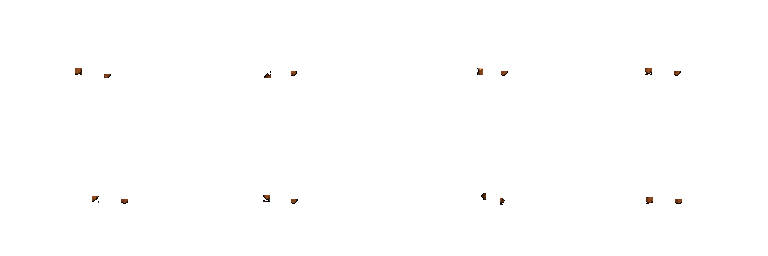
#> input picture art_source/archive/dual_cardinal_before_polish_2026_10_05/dual_twinsteel/run_hands.png, 768 x 256 px
$ python normalize_environment_art.py --forest-source ../art_source/archive/dual_cardinal_before_polish_2026_10_05/dual_twinsteel/run_hands.png --forest-output out.png --rootbound-source ../art_source/archive/dual_cardinal_before_polish_2026_10_05/dual_twinsteel --rootbound-output out.png --seal-source ../art_source/archive/dual_cardinal_before_polish_2026_10_05/dual_twinsteel/run_hands.png --seal-output out.png
#> lines starting #> are read from the running program, lines starting #| are printed output that depends on the picture
"""Normalize generated environment source art into Godot runtime assets.

The generated atlas boards are intentionally retained under art_source. This
script crops their 4x4 cells independently so source-board separators never
leak into the 64px runtime tiles. The arena seal is trimmed and fitted onto a
fixed transparent canvas while preserving its aspect ratio.
"""

from __future__ import annotations

import argparse
from pathlib import Path

from PIL import Image


ATLAS_GRID_SIZE = 4
RUNTIME_TILE_SIZE = 64


def normalize_atlas(source_path: Path, output_path: Path) -> None:
    source = Image.open(source_path).convert("RGBA")
#> source is the input picture: PIL image 768x256 RGBA; mean R, G, B, A 0.6, 0.5, 0.4, 0.7
    output = Image.new(
        "RGBA",
        (ATLAS_GRID_SIZE * RUNTIME_TILE_SIZE, ATLAS_GRID_SIZE * RUNTIME_TILE_SIZE),
    )
#> output: PIL image 256x256 RGBA; every value is 0

    for row in range(ATLAS_GRID_SIZE):
        for column in range(ATLAS_GRID_SIZE):
            left = round(column * source.width / ATLAS_GRID_SIZE)
            top = round(row * source.height / ATLAS_GRID_SIZE)
            right = round((column + 1) * source.width / ATLAS_GRID_SIZE)
            bottom = round((row + 1) * source.height / ATLAS_GRID_SIZE)

            cell_width = right - left
            cell_height = bottom - top
            # Generated boards may contain narrow dividers. Trimming 1.5% from
            # every cell edge removes them without losing the tile's identity.
            inset_x = max(2, round(cell_width * 0.015))
            inset_y = max(2, round(cell_height * 0.015))
            cell = source.crop(
                (left + inset_x, top + inset_y, right - inset_x, bottom - inset_y)
            )
            cell = cell.resize(
                (RUNTIME_TILE_SIZE, RUNTIME_TILE_SIZE), Image.Resampling.NEAREST
            )
            output.alpha_composite(
                cell, (column * RUNTIME_TILE_SIZE, row * RUNTIME_TILE_SIZE)
            )
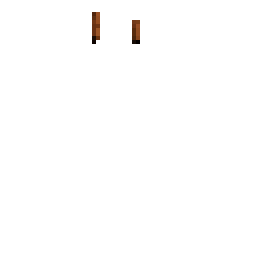
#> cell: PIL image 64x64 RGBA (shown 4 times larger); mean R, G, B, A 1, 0.7, 0.5, 1.7; transparent parts drawn white

    output_path.parent.mkdir(parents=True, exist_ok=True)
    output.save(output_path, optimize=True)


def normalize_prop(source_path: Path, output_path: Path) -> None:
    source = Image.open(source_path).convert("RGBA")
    alpha_bounds = source.getchannel("A").getbbox()
    if alpha_bounds is None:
        raise ValueError(f"No visible pixels found in {source_path}")

    cropped = source.crop(alpha_bounds)
    canvas_size = (384, 224)
    margin = 8
    scale = min(
        (canvas_size[0] - margin * 2) / cropped.width,
        (canvas_size[1] - margin * 2) / cropped.height,
    )
    fitted_size = (
        max(1, round(cropped.width * scale)),
        max(1, round(cropped.height * scale)),
    )
    fitted = cropped.resize(fitted_size, Image.Resampling.NEAREST)
    canvas = Image.new("RGBA", canvas_size)
    position = (
        (canvas_size[0] - fitted.width) // 2,
        canvas_size[1] - margin - fitted.height,
    )
    canvas.alpha_composite(fitted, position)

    output_path.parent.mkdir(parents=True, exist_ok=True)
    canvas.save(output_path, optimize=True)


def main() -> None:
    parser = argparse.ArgumentParser()
    parser.add_argument("--forest-source", type=Path, required=True)
    parser.add_argument("--forest-output", type=Path, required=True)
    parser.add_argument("--rootbound-source", type=Path, required=True)
    parser.add_argument("--rootbound-output", type=Path, required=True)
    parser.add_argument("--seal-source", type=Path, required=True)
    parser.add_argument("--seal-output", type=Path, required=True)
    args = parser.parse_args()

    normalize_atlas(args.forest_source, args.forest_output)
    normalize_atlas(args.rootbound_source, args.rootbound_output)
    normalize_prop(args.seal_source, args.seal_output)


if __name__ == "__main__":
#> (the run stopped early here; a loop or call above may not have finished)
